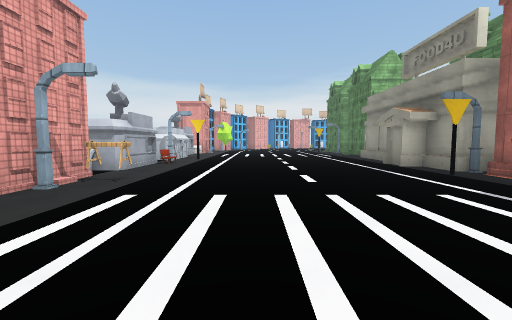
[1] (above)

21 first-person views from a walk through a Unity game level. The camera is 1.4 m above the floor, tilts 4° down and sees 90° across. The floor is counted in squares, 2 m on a side. Each view is taken from the middle of a square. On the plan, view 1 faces up. The plan holds only what a view shows up to about 9 squares ahead; the rest is blank. The place goes on beyond the plan. The player is left out. Some animated figures are left out. Some surface patterns are stand-ins.

[2]
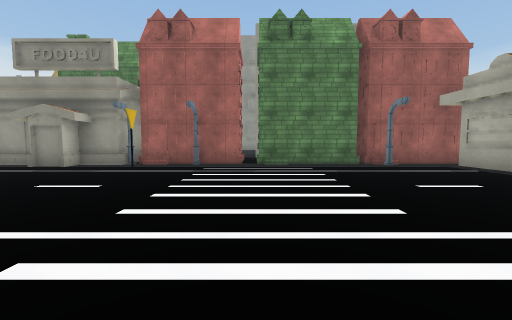

[3]
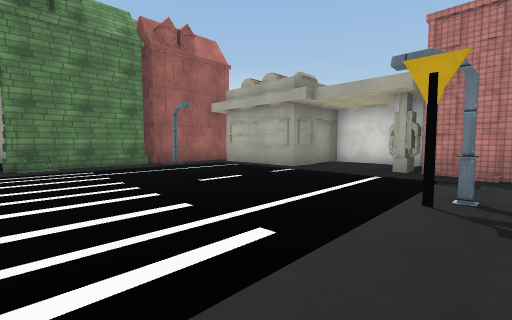

[4]
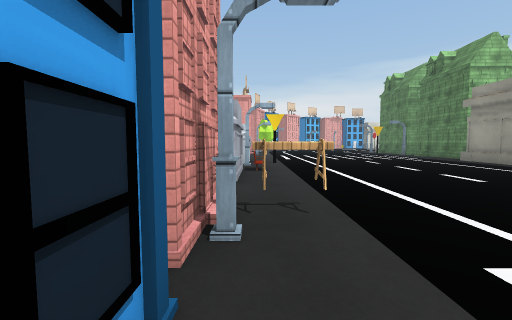

[5]
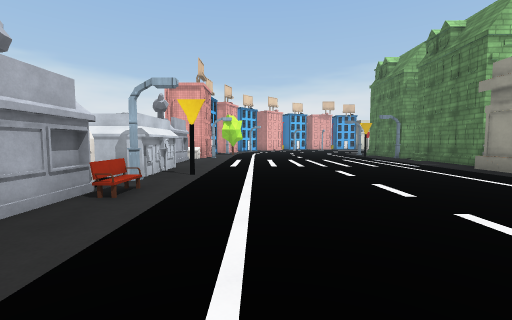

[6]
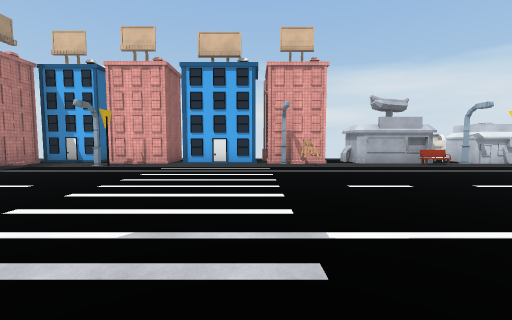

[7]
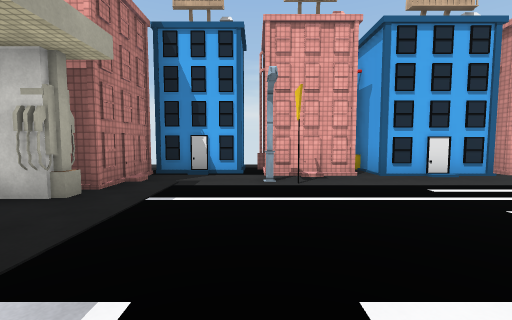

[8]
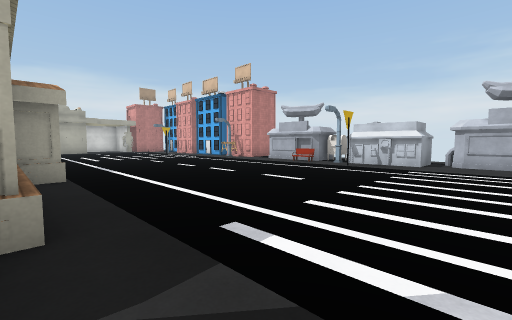

[9]
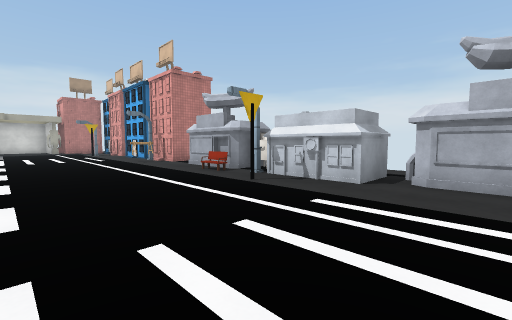

[10]
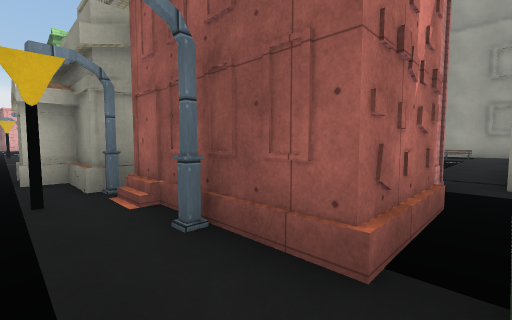

[11]
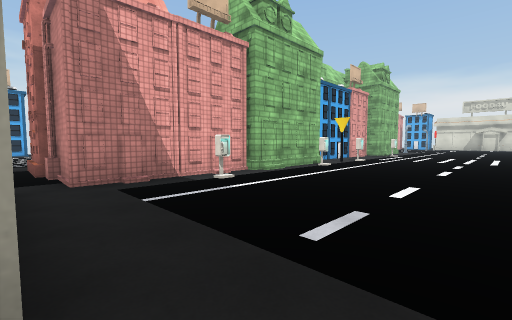

[12]
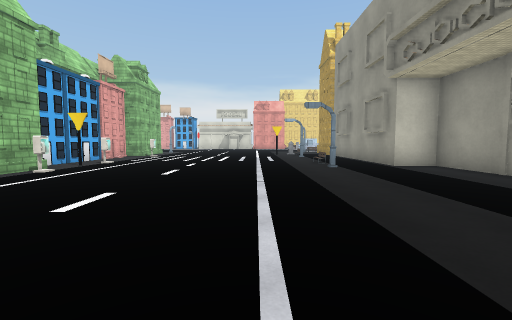

[13]
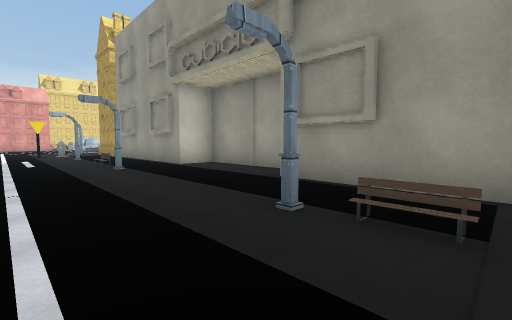

[14]
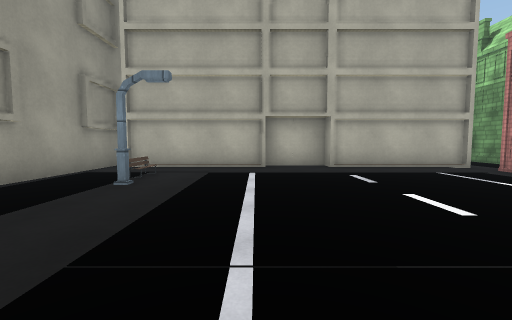

[15]
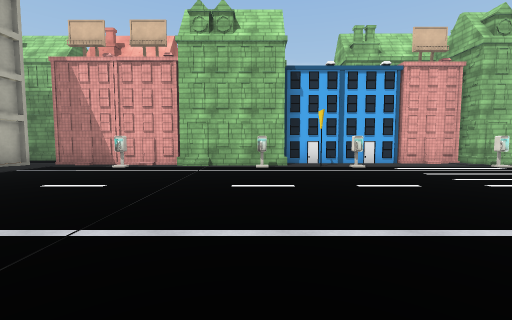

[16]
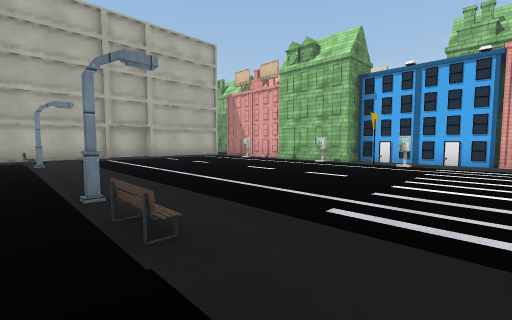

[17]
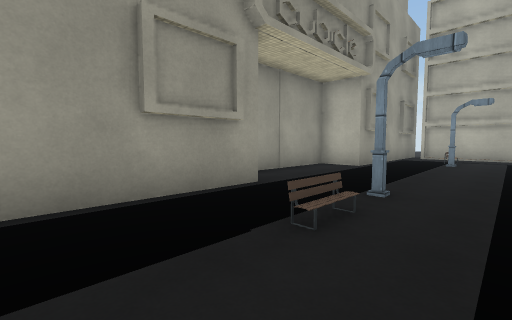

[18]
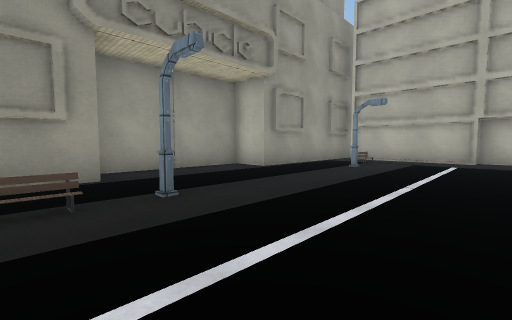

[19]
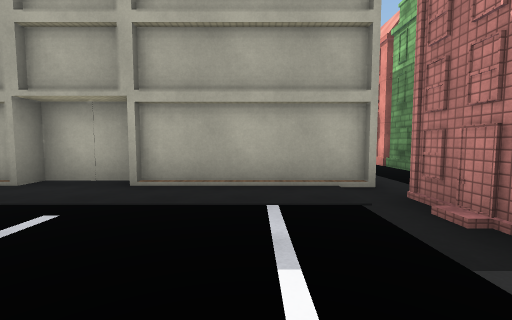

[20]
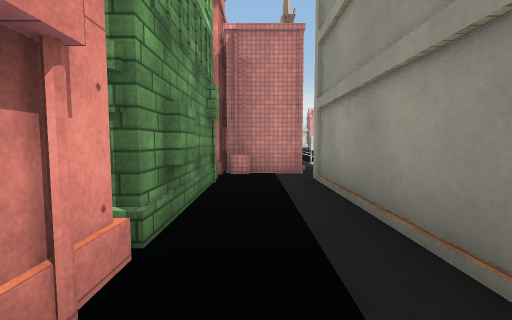

[21]
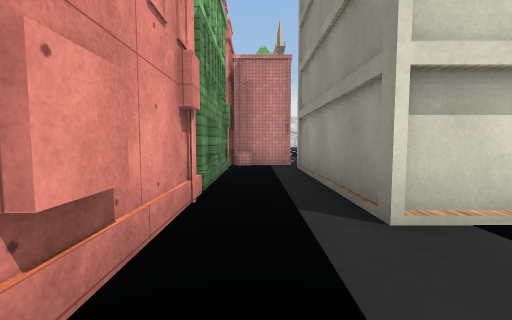

### Floor plan
Key: @ floor where view 1 was taken; # wall or solid block; x gap in a wall; . floor; / step, stairs or slope; B bench; S streetlight; A barrier; M mailbox; P phone; O other object.
Columns run from 5 left of view 1 to 21 right of it. Each row starts with its distance up from view 1.
 14  #.........# #...........#
 13  O.........# #......... .#
 12 OO.........# #.P......B..#
 11  O.#......## ###.........##
 10  OS.......#  ##.......S...#
  9 OMB.......#   #P..........#
  8  #........#   #...........#
  7  #........##  #...........#
  6  O........S#  #..........##
  5  #A........#  #P......S..#
  4  #S.......S####..........#
  3  #.........####.......B..#
  2  #.........##.##//#.#//#.#
  1  #.........##..######### #
  0 ##...@.....##..#
 -1  #.#.......##..#
 -2 x.S.......S##.##
 -3  #.........##.//
 -4  ##....###.##..
 -5   ###..#     .
 -6     ####
 -7     #

Positions as (right, up) in squares from view 1, and headings:
1: (0, 0), facing up
2: (-3, 2), facing right
3: (-3, 2), facing down-right
4: (-3, 2), facing up
5: (-1, 5), facing up
6: (5, 3), facing left
7: (2, -2), facing left
8: (5, 14), facing down-left
9: (1, 14), facing down-left
10: (4, 2), facing up-right
11: (14, 2), facing up-left
12: (15, 3), facing up
13: (15, 3), facing up-right
14: (15, 9), facing down
15: (17, 9), facing left
16: (18, 14), facing down-left
17: (16, 14), facing down-right
18: (14, 12), facing down-right
19: (11, 6), facing down
20: (8, -3), facing up
21: (8, -5), facing up
